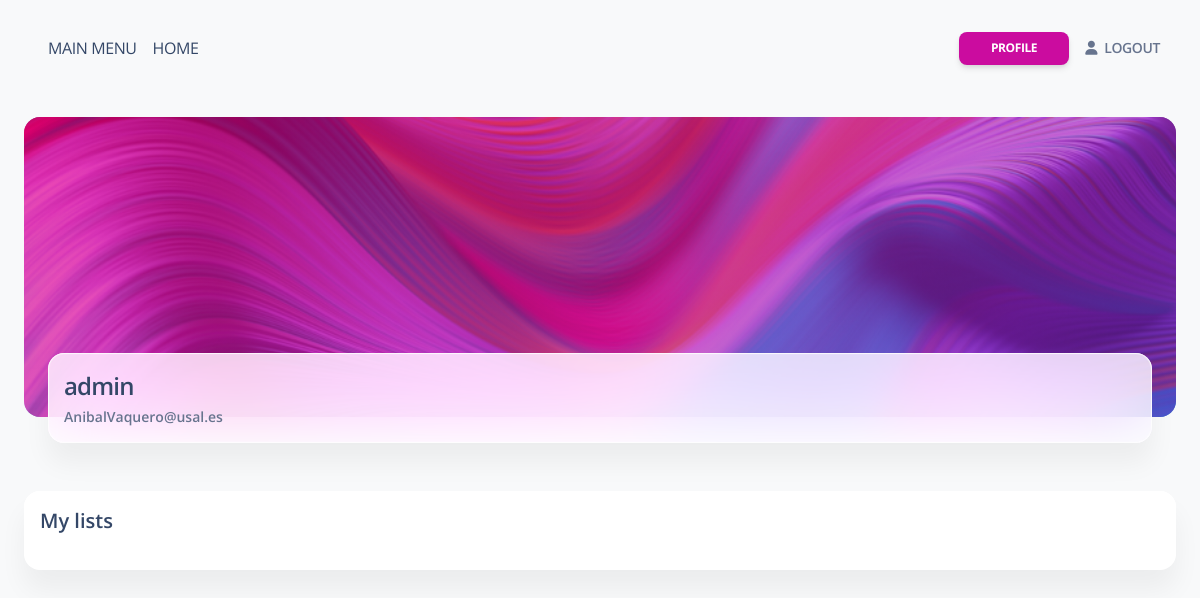
/accounts/profile/ (signed in), run on an earlier commit of the app's database.
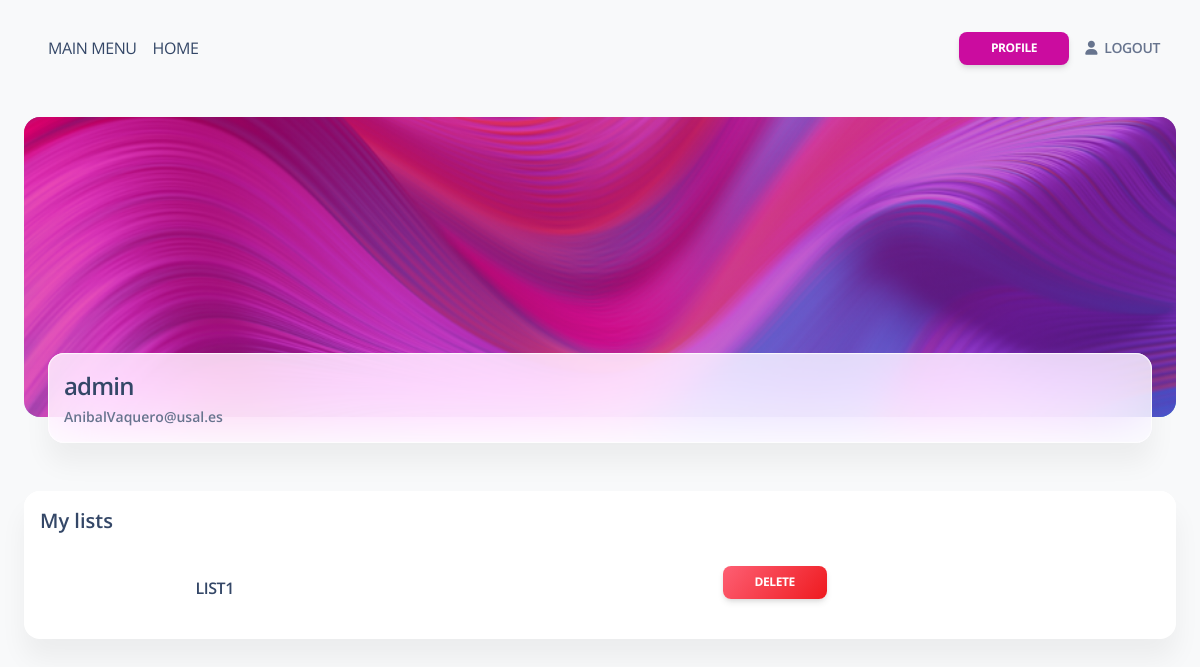
And on a later commit of the database.
### eventlist/models.py (models this page shows, shortened)
class EventList(models.Model):
    name = models.CharField(max_length=100, unique=True)
    creation_date = models.DateField(auto_now_add=True)
    last_updated_date = models.DateTimeField(auto_now=True)
    users = models.ManyToManyField(User, blank = True)

### eventlist/views.py (the view)
# urls.py: path('accounts/profile/', event_list_view.profile, name="profile"),
@login_required(login_url='/accounts/login/')
def profile(request):
    user, created = User.objects.get_or_create(user=request.user)
    if request.method == "GET":
        return render(
            request,
            "home/profile.html",
            {
                "profile": user,
            }
        )

### copia seguridad/eventlist/templates/home/profile.html (shortened to what this page needs)
{% extends 'layouts/base.html' %}
{% block content %}
  <div class="container-fluid">
    <div class="page-header min-height-300 border-radius-xl mt-4" style="background-image: url('/static/assets/img/curved-images/curved0.jpg'); background-position-y: 50%;">
      <span class="mask bg-gradient-primary opacity-6"></span>
    </div>
    <div class="card card-body blur shadow-blur mx-4 mt-n6 overflow-hidden">
      <div class="row gx-4">
        <div class="col-auto my-auto">
          <div class="h-100">
            <h4 class="mb-1">
              {{profile.user.username}}
            </h4>
            <p class="mb-0 font-weight-bold text-sm">
              {{profile.user.email}}
            </p>
          </div>
        </div>
      </div>
    </div>
  </div>
  <div class="container-fluid py-4">
    <div class="row">
      <div class="col-12 mt-4">
        <div class="card mb-4">
          <div class="card-header pb-0 p-3">
            <h5 class="mb-1">My lists</h5>
          </div>
          <div class="card-body p-3">
            <table class="table align-items-center mb-0">
              <tbody>
                  {% for list in profile.eventlist_set.all %}
                      <tr>
                          <td>
                              <div class="text-center">
                                  <span>
                                      <a class=" text-uppercase font-weight-bold mb-0" href="{% url 'list_events' list_name=list.name %}">{{ list.name }}</a>
                                  </span>
                              </div>
                          </td>
                          <td>
                              <div class="text-center">
                                  <span>
                                      <a class="text-uppercase btn bg-gradient-danger mt-1 btn-sm" href="{% url 'delete_list_confirmation' list_name=list.name %}">Delete</a>
                                  </span>
                              </div>
                          </td>
                      </tr>
                  {% endfor %}
              </tbody>
          </table>
          </div>
        </div>
      </div>
    </div>
  </div>
{% endblock content %}

What changed in the data, as far as the page shows it:
added EventList: name "LIST1"
